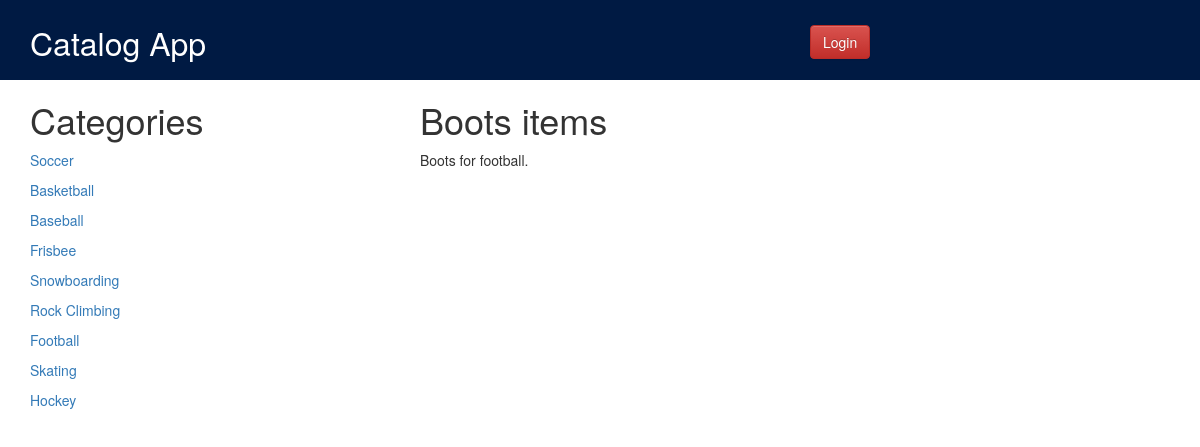
Screenshot of /catalog/Football/Boots with the database file from the repository.
### database_setup.py (models this page shows, shortened)
class Category(Base):
    __tablename__ = 'category'
    id = Column(Integer, primary_key=True)
    name = Column(String(250), nullable=False)

class Item(Base):
    __tablename__ = 'item'
    id = Column(Integer, primary_key=True)
    name = Column(String(250), nullable=False)
    description = Column(Text, nullable=True)
    category_id = Column(Integer, ForeignKey('category.id'))
    category = relationship(Category)
    user_id = Column(Integer, ForeignKey('user.id'))
    user = relationship(User)
    created_date = Column(DateTime, default=datetime.datetime.now)

### application.py (the view)
@app.route('/catalog/<string:category_name>/<string:item_name>')
def showItem(category_name, item_name):
    categories = session.query(Category).all()
    category = session.query(Category).filter_by(name=category_name).one()
    item = session.query(Item).filter_by(name=item_name, category_id=category.id).one()
    creator = getUserInfo(item.user_id)
    return render_template('item.html', category=category, categories=categories, item=item, creator=creator)

### application.py (called while the page is built)
def getUserInfo(user_id):
    user = session.query(User).filter_by(id=user_id).one()
    return user

### templates/item.html (shortened to what this page needs)
{% extends "main.html" %}
{% block content %}
<div class="container">
    <div class="row">
        <div class="col-xs-4">
            <h1>Categories</h1>
            {% for category in categories %}
                <p><a href="{{ url_for('showItems', category_name=category.name) }}">{{ category.name }}</a></p>
            {% endfor %}
        </div>
        <div class="col-xs-8">
            <h1>{{ item.name }} items</h1>
            <p>{{ item.description }}</p>
        </div>
    </div>
</div>
{% endblock %}

### rows the page displays
Category: name "Soccer"
Category: name "Basketball"
Category: name "Baseball"
Category: name "Frisbee"
Category: name "Snowboarding"
Category: name "Rock Climbing"
Category: name "Football"
Category: name "Skating"
Category: name "Hockey"
Item: name "Boots", description "Boots for football."
